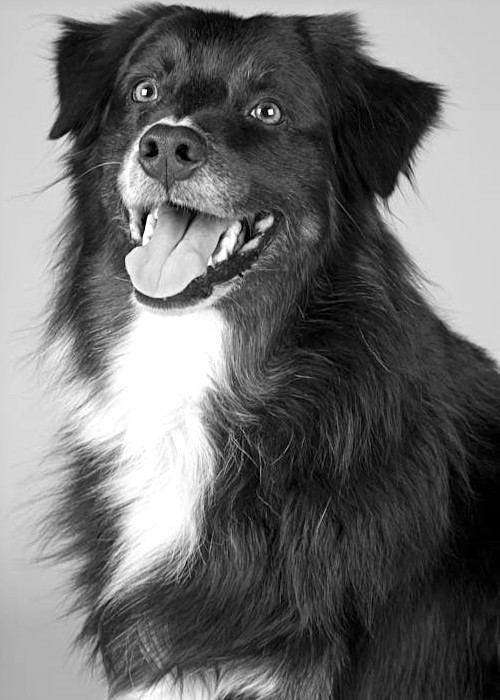
#> input picture Apps/ImageHistograms/static/dog.jpg, 500 x 700 px; its folder holds 3 pictures in this run
$ python app.py
#> lines starting #> are read from the running program, lines starting #| are printed output that depends on the picture
from shiny import App, render, ui
from skimage.io import imread
from pathlib import Path
import matplotlib.pyplot as plt
import pandas as pd
import numpy as np
from skimage.util import img_as_float

base_path = Path(__file__).parent

metadata = pd.read_csv(base_path / "metadata.csv")
#> (reads Apps/ImageHistograms/metadata.csv from the repository)

imgs = {metadata.iloc[i]["title"]: img_as_float(imread(
    f"{base_path}/static/{metadata.iloc[i]['filename']}")) for i in range(metadata.shape[0])}
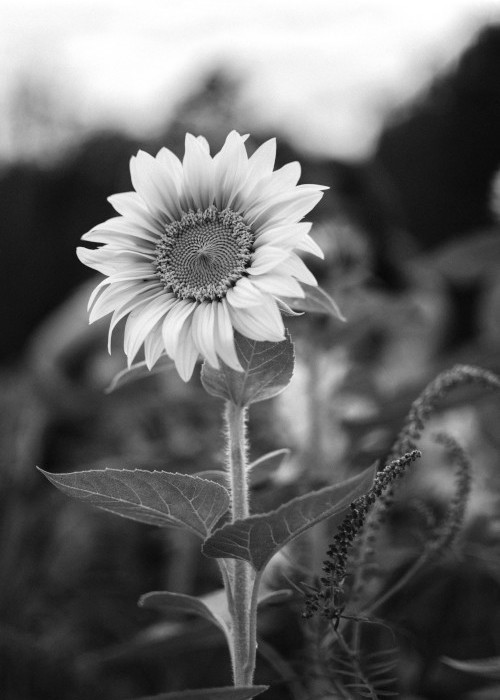
#> input picture Apps/ImageHistograms/static/sunflower.jpg, 500 x 700 px
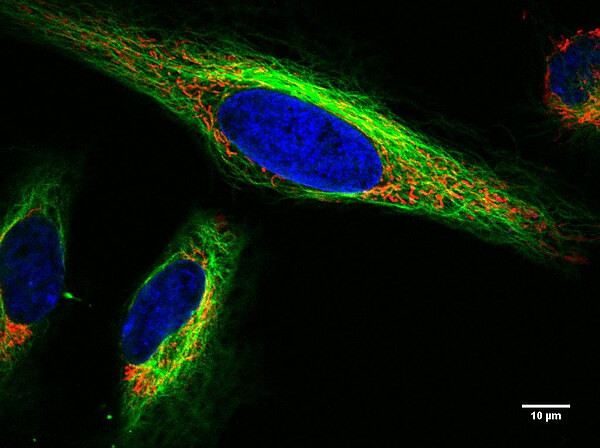
#> input picture Apps/ImageHistograms/static/HeLa.jpg, 600 x 448 px
#> imgs = 3 items

imgs_small = {k: v[::4, ::4] for k, v in imgs.items()}
#> imgs_small = 3 items

app_ui = ui.page_fluid(
#> (the run stopped early here; a loop or call above may not have finished)
